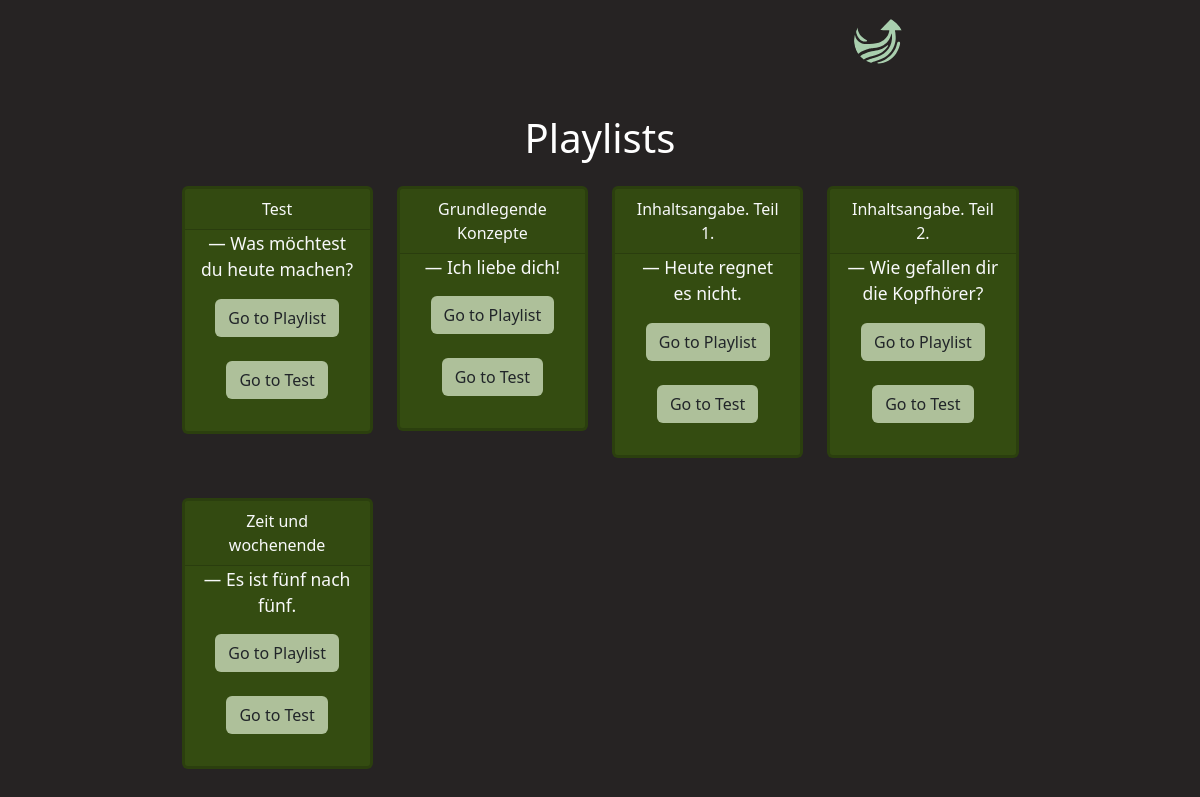
/api/deTextByEar/playlists/, run on the app's committed database.
### deTextByEar/models.py (models this page shows, shortened)
class Playlist(models.Model):
    name = models.CharField(max_length=255)
    audios = models.ManyToManyField(DeTextByEar)

class DeTextByEar(models.Model):
    title = models.CharField(max_length=255)
    text = models.TextField()
    translation_text = models.TextField()
    audio = models.FileField(upload_to=audio_file_name)
    level = models.CharField(max_length=6, default='A2-B1')

### deTextByEar/views.py (the view)
# urls.py: path('playlists/', PlaylistListView.as_view(), name='playlist_list'),
class PlaylistListView(ListView):
    model = Playlist
    template_name = 'deTextByEar/playlist_list.html'
    context_object_name = 'playlists'
    def get_context_data(self, **kwargs):
        context = super().get_context_data(**kwargs)
        playlists = Playlist.objects.all()
        random_data = []
        for playlist in playlists:
            de_texts = playlist.audios.all()
            random_de_text = random.choice(de_texts)
            random_data.append((playlist, random_de_text))
        context['random_data'] = random_data
        return context

### deTextByEar/templates/deTextByEar/playlist_list.html (shortened to what this page needs)
{% extends 'index.html' %}
    {% load static %}
{% block content %}
<link rel="stylesheet" href="{% static 'css/styles_project.css' %}">
    <h1 class="mt-5 mb-4">Playlists</h1>
    <div class="row">
        {% for playlist, random_de_text in random_data %}
        <div class="col-md-3 mb-4">
            <div class="card border-3 mb-3 color__dark__green" style="max-width: 14rem;">
                <div class="card-header text-light">
                    {{ playlist.name }}
                </div>
                <div class="card-body">
                    <blockquote class="blockquote">
                        <footer class="blockquote-footer text-light">{{ random_de_text.title }}</footer>
                        <a href="{% url 'random_word_from_playlist' playlist.id %}" class="btn color__light__green mb-4" >Go to Playlist</a>
                        <a href="{% url 'get_playlist_test' playlist.id %}" class="btn color__light__green" >Go to Test</a>
                    </blockquote>
                </div>
            </div>
        </div>
        {% endfor %}
    </div>
{% endblock %}

### static/css/styles_project.css (style rules this page uses)
.color__light__green { background-color: #AEC09A; }
.color__dark__green { background-color: #344C11; }

### templates/index.html (style rules this page uses)
* { margin: 0; padding: 0; box-sizing: border-box; }
body { background-color: #262323; color: #FFFFFF; text-align: center; margin-top: 1rem; }

### data on the page
Playlist: name "Test", title "Was möchtest du heute machen?"
Playlist: name "Grundlegende Konzepte", title "Ich liebe dich!"
Playlist: name "Inhaltsangabe. Teil 1.", title "Heute regnet es nicht."
Playlist: name "Inhaltsangabe. Teil 2.", title "Wie gefallen dir die Kopfhörer?"
Playlist: name "Zeit und wochenende", title "Es ist fünf nach fünf."
